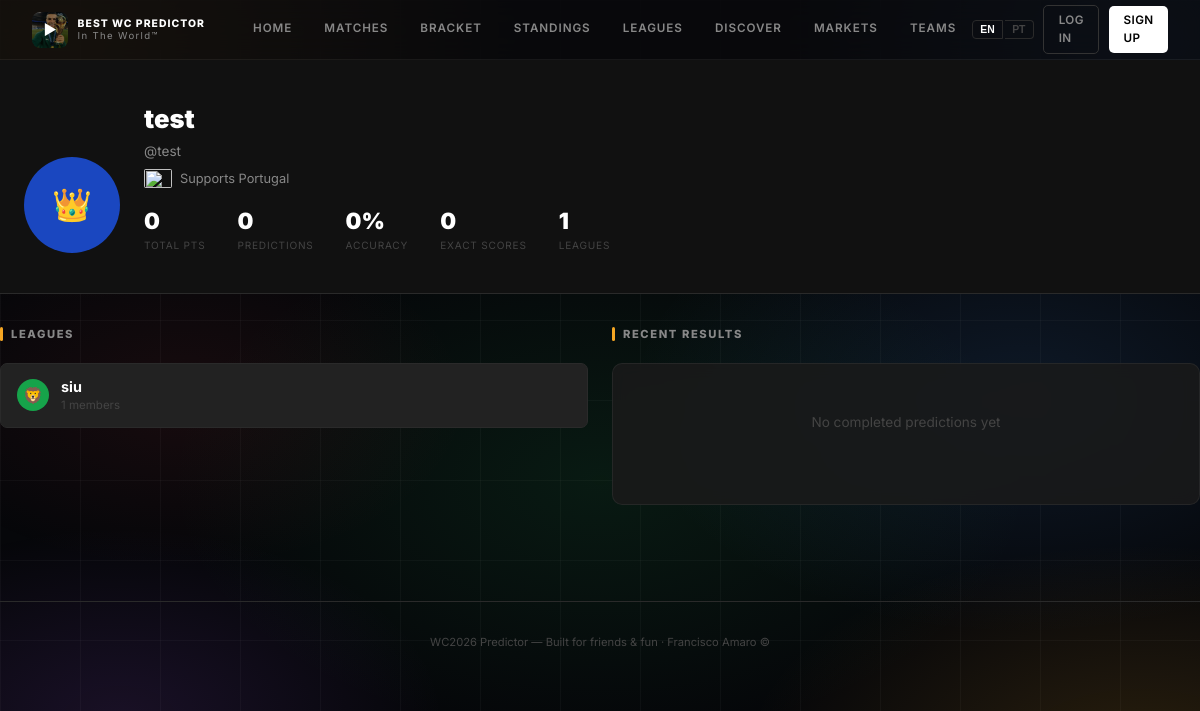
The page /profile/test on the database its author committed.
### app/models.py (models this page shows)
class User(Base):
    __tablename__ = "users"
    id = Column(Integer, primary_key=True, index=True)
    username = Column(String(50), unique=True, nullable=False, index=True)
    email = Column(String(100), unique=True, nullable=False, index=True)
    password_hash = Column(String(200), nullable=False)
    is_superadmin = Column(Boolean, default=False)
    display_name = Column(String(50), nullable=True)
    bio = Column(String(120), nullable=True)
    credits = Column(Float, default=10.0)
    avatar_color = Column(String(10), default="#1a47c0")
    avatar_icon = Column(String(6), default="⚽")
    avatar_img_url = Column(String(200), nullable=True)
    profile_bg = Column(String(100), nullable=True)     # CSS gradient/color for whole-app background
    profile_banner_url = Column(String(200), nullable=True)  # banner image on profile page
    favorite_team_id = Column(Integer, ForeignKey("teams.id"), nullable=True)
    created_at = Column(DateTime, default=datetime.utcnow)
    memberships = relationship("LeagueMember", back_populates="user", cascade="all, delete-orphan")
    predictions = relationship("Prediction", back_populates="user", cascade="all, delete-orphan")
    sweepstake_assignments = relationship("SweepstakeAssignment", back_populates="user")
    tournament_picks = relationship("TournamentPick", back_populates="user", cascade="all, delete-orphan")
    favorite_team = relationship("Team", foreign_keys=[favorite_team_id])

class Team(Base):
    __tablename__ = "teams"
    id = Column(Integer, primary_key=True, index=True)
    name = Column(String(100), nullable=False)
    code = Column(String(3), nullable=False)
    group_letter = Column(String(1), nullable=False)
    flag_emoji = Column(String(10), nullable=False)
    eliminated = Column(Boolean, default=False)
    stage_reached = Column(String(20), default="group")  # group/r32/r16/qf/sf/final/winner
    home_matches = relationship("Match", foreign_keys="Match.home_team_id", back_populates="home_team")
    away_matches = relationship("Match", foreign_keys="Match.away_team_id", back_populates="away_team")
    sweepstake_assignments = relationship("SweepstakeAssignment", back_populates="team")
    players = relationship("Player", back_populates="team", order_by="Player.squad_number")

class League(Base):
    __tablename__ = "leagues"
    id = Column(Integer, primary_key=True, index=True)
    name = Column(String(100), nullable=False)
    invite_code = Column(String(8), unique=True, nullable=False, index=True)
    admin_id = Column(Integer, ForeignKey("users.id"), nullable=False)
    description = Column(String(200), nullable=True)
    accent_color = Column(String(10), default="#1a47c0")
    badge_emoji = Column(String(6), default="🏆")
    banner_url = Column(String(200), nullable=True)
    points_exact_score = Column(Integer, default=3)
    points_correct_result = Column(Integer, default=1)
    points_bracket_winner = Column(Integer, default=10)
    points_bracket_finalist = Column(Integer, default=5)
    points_bracket_semi = Column(Integer, default=2)
    points_bracket_quarter = Column(Integer, default=1)
    logo_url = Column(String(200), nullable=True)
    is_public = Column(Boolean, default=False)             # joinable without invite code
    category = Column(String(20), default="general")       # general / country / global
    sweepstake_enabled = Column(Boolean, default=False)
    sweepstake_buy_in = Column(Float, default=10.0)
    sweepstake_teams_per_person = Column(Integer, default=1)
    sweepstake_drawn = Column(Boolean, default=False)
    created_at = Column(DateTime, default=datetime.utcnow)
    admin = relationship("User", foreign_keys=[admin_id])
    members = relationship("LeagueMember", back_populates="league", cascade="all, delete-orphan")
    predictions = relationship("Prediction", back_populates="league", cascade="all, delete-orphan")
    sweepstake_assignments = relationship("SweepstakeAssignment", back_populates="league", cascade="all, delete-orphan")
    tournament_picks = relationship("TournamentPick", back_populates="league", cascade="all, delete-orphan")

### app/routers/profile.py (the view)
@router.get("/profile/{username}")
async def view_profile(request: Request, username: str, db: Session = Depends(get_db)):
    viewer = auth.get_current_user(request, db)
    target = db.query(models.User).filter(models.User.username == username).first()
    if not target:
        return RedirectResponse("/", status_code=303)
    stats = _user_stats(target, db)
    memberships = db.query(models.LeagueMember).filter(models.LeagueMember.user_id == target.id).all()
    leagues = [m.league for m in memberships]
    recent_preds = (
        db.query(models.Prediction)
        .filter(models.Prediction.user_id == target.id, models.Prediction.points_awarded.isnot(None))
        .order_by(models.Prediction.submitted_at.desc())
        .limit(5)
        .all()
    )
    return templates.TemplateResponse(
        "profile/view.html",
        {
            "request": request,
            "user": viewer,
            "target": target,
            "stats": stats,
            "leagues": leagues,
            "recent_preds": recent_preds,
            "is_own": viewer and viewer.id == target.id,
        },
    )

### app/templates/profile/view.html (shortened to what this page needs)
{% extends "base.html" %}
{% block content %}
{% set _lang = request.cookies.get('lang', user.language if user and user.language else 'en') %}
<div class="profile-hero">
  <div class="container">
    <div class="profile-header">
      {{ avatar_html(target, "xl") | safe }}
      <div class="profile-info">
        <h1>{{ target.display_name or target.username }}</h1>
        <div class="handle">@{{ target.username }}
        </div>
        {% if target.favorite_team %}
        <div class="fav-team">
          <img src="{{ flag_url(target.favorite_team.code) }}" class="flag flag-sm" alt="">
          Supports {{ target.favorite_team.name }}
        </div>
        {% endif %}
        <div class="profile-stats">
          <div class="profile-stat">
            <div class="profile-stat-val">{{ stats.total_pts }}</div>
            <div class="profile-stat-lbl">{{ t('profile.total_pts', _lang) }}</div>
          </div>
          <div class="profile-stat">
            <div class="profile-stat-val">{{ stats.predictions }}</div>
            <div class="profile-stat-lbl">{{ t('profile.predictions', _lang) }}</div>
          </div>
          <div class="profile-stat">
            <div class="profile-stat-val">{{ stats.accuracy }}%</div>
            <div class="profile-stat-lbl">{{ t('profile.accuracy', _lang) }}</div>
          </div>
          <div class="profile-stat">
            <div class="profile-stat-val">{{ stats.exact }}</div>
            <div class="profile-stat-lbl">{{ t('profile.exact_scores', _lang) }}</div>
          </div>
          <div class="profile-stat">
            <div class="profile-stat-val">{{ stats.leagues }}</div>
            <div class="profile-stat-lbl">{{ t('profile.leagues', _lang) }}</div>
          </div>
        </div>
      </div>
    </div>
  </div>
</div>
<div class="container page-content">
  <div class="grid-2">
    <div>
      <div class="section-header"><h2 class="section-title">Leagues</h2></div>
      {% if leagues %}
      <div style="display:flex;flex-direction:column;gap:.6rem">
        {% for league in leagues %}
        <a href="/leagues/{{ league.id }}" class="bracket-slot" style="text-decoration:none">
          <div class="avatar avatar-sm" style="background:{{ league.accent_color }};font-size:1rem">{{ league.badge_emoji }}</div>
          <div>
            <div style="font-weight:700;font-size:.9rem">{{ league.name }}</div>
            <div class="text-xs text-muted">{{ league.members|length }} members</div>
          </div>
        </a>
        {% endfor %}
      </div>
      {% else %}
      <div class="card"><div class="card-body empty-state"><p>No leagues yet</p></div></div>
      {% endif %}
    </div>
    <div>
      <div class="section-header"><h2 class="section-title">Recent Results</h2></div>
      {% if recent_preds %}
      <div class="card">
        <table class="data-table">
          <thead><tr><th>Match</th><th>Predicted</th><th>Actual</th><th>Pts</th></tr></thead>
          <tbody>
            {% for p in recent_preds %}
            <tr>
              <td style="font-size:.78rem">
                {% if p.match and p.match.home_team and p.match.away_team %}
                <img src="{{ flag_url(p.match.home_team.code) }}" class="flag" style="width:18px;height:12px;display:inline;margin-right:3px" alt="">
                {{ p.match.home_team.name[:8] }} v
                <img src="{{ flag_url(p.match.away_team.code) }}" class="flag" style="width:18px;height:12px;display:inline;margin:0 3px" alt="">
                {{ p.match.away_team.name[:8] }}
                {% endif %}
              </td>
              <td class="font-mono">{{ p.home_score_pred }}–{{ p.away_score_pred }}</td>
              <td class="font-mono">
                {% if p.match %}{{ p.match.home_score }}–{{ p.match.away_score }}{% endif %}
              </td>
              <td>
                {% if p.points_awarded > 0 %}
                <span class="text-blue font-bold">+{{ p.points_awarded }}</span>
                {% else %}
                <span class="text-muted">0</span>
                {% endif %}
              </td>
            </tr>
            {% endfor %}
          </tbody>
        </table>
      </div>
      {% else %}
      <div class="card"><div class="card-body empty-state"><p>No completed predictions yet</p></div></div>
      {% endif %}
    </div>
  </div>
</div>
{% endblock %}

### app/static/css/style.css (style rules this page uses)
:root { --bg-0: #0a0a0a; --bg-1: #111111; --bg-2: #1a1a1a; --bg-3: #222222; --bg-4: #2a2a2a; --border: #2a2a2a; --border-2:#383838; --accent: #f0f0f0; --gold: #f5a623; --gold-2: #fbbf24; --red: #ef4444; --green: #22c55e; --blue: #4a9eff; --text-0: #ffffff; --text-1: #cccccc; --text-2: #888888; --text-3: #444444; --nav-h: 60px; --radius: 6px; --radius-lg: 10px; }
*, *::before, *::after { box-sizing: border-box; margin: 0; padding: 0; }
html { font-size: 16px; scroll-behavior: smooth; }
body { background-color: #06070a; color: var(--text-0); font-family: "Inter", -apple-system, BlinkMacSystemFont, "Segoe UI", sans-serif; min-height: 100vh; line-height: 1.5; }
body::before { content: ''; position: fixed; inset: 0; z-index: 0; pointer-events: none; background-image: radial-gradient(ellipse 60% 50% at 5% 5%, rgba(245,166,35,.22) 0%, transparent 65%), radial-gradient(ellipse 50% 45% at 95% 5%, rgba(74,158,255,.18) 0%, transparent 60%), radial-gradient(ellipse 55% 50% at 50% 60%, rgba(34,197,94,.10) 0%, transparent 65%), radial-gradient(ellipse 55% 45% at 95% 95%, rgba(245,166,35,.15) 0%, transparent 60%), radial-gradient(ellipse 45% 40% at 10% 90%, rgba(168,85,247,.12) 0%, transparent 60%), linear-gradient(rgba(255,255,255,.03) 1px, transparent 1px), linear-gradient(90deg, rgba(255,255,255,.03) 1px, transparent 1px); background-size: 100% 100%,100% 100%,100% 100%,100% 100%,100% 100%, 80px 80px, 80px 80px; animation: bgDrift 16s ease-in-out infinite alternate; }
body::after { content: ''; position: fixed; inset: 0; z-index: 0; pointer-events: none; background-image: radial-gradient(ellipse 50% 45% at 85% 50%, rgba(74,158,255,.12) 0%, transparent 65%), radial-gradient(ellipse 40% 35% at 15% 50%, rgba(239,68,68,.08) 0%, transparent 60%); animation: bgDrift2 20s ease-in-out infinite alternate; }
a { color: inherit; text-decoration: none; }
img { display: block; }
.flag { object-fit: cover; border-radius: 2px; flex-shrink: 0; }
.flag-sm { width: 28px; height: 19px; }
.avatar { border-radius: 50%; display: flex; align-items: center; justify-content: center; font-weight: 800; flex-shrink: 0; color: #fff; }
.avatar-sm { width: 32px; height: 32px; font-size: .8rem; }
.avatar-xl { width: 96px; height: 96px; font-size: 2rem; }
.container { max-width: 1200px; margin: 0 auto; padding: 0 1.5rem; }
.page-content { padding: 2rem 0; }
.section-header { display: flex; align-items: center; justify-content: space-between; margin-bottom: 1.25rem; }
.section-title { font-size: .7rem; font-weight: 800; letter-spacing: .14em; text-transform: uppercase; color: var(--text-2); display: flex; align-items: center; gap: .5rem; }
.section-title::before { content: ''; display: inline-block; width: 3px; height: 14px; background: var(--gold); border-radius: 2px; }
.card { background: rgba(26,26,26,.85); backdrop-filter: blur(8px); -webkit-backdrop-filter: blur(8px); border: 1px solid rgba(255,255,255,.06); border-radius: var(--radius-lg); overflow: hidden; }
.card-body { padding: 1.25rem; }
.bracket-slot { background: var(--bg-3); border: 1px solid var(--border); border-radius: 7px; padding: .75rem 1rem; display: flex; align-items: center; gap: .75rem; margin-bottom: .5rem; transition: border-color .15s; }
.profile-hero { background: var(--bg-1); border-bottom: 1px solid var(--border); padding: 2.5rem 0; }
.profile-header { display: flex; align-items: flex-end; gap: 1.5rem; }
.profile-info h1 { font-size: 1.6rem; font-weight: 900; }
.profile-info .handle { font-size: .85rem; color: var(--text-2); margin-top: .15rem; }
.profile-stats { display: flex; gap: 2rem; margin-top: 1rem; flex-wrap: wrap; }
.profile-stat-val { font-size: 1.4rem; font-weight: 900; color: #fff; }
.profile-stat-lbl { font-size: .63rem; color: var(--text-3); text-transform: uppercase; letter-spacing: .08em; }
.fav-team { display: flex; align-items: center; gap: .5rem; font-size: .8rem; color: var(--text-2); margin-top: .5rem; }
.empty-state { text-align: center; padding: 3rem 2rem; color: var(--text-3); }
.empty-state p { font-size: .85rem; margin-bottom: 1.5rem; }
.text-xs { font-size:.72rem }
.text-muted { color:var(--text-3) }
.grid-2 { display:grid;grid-template-columns:1fr 1fr;gap:1.5rem }

### rows shown on the page
User: avatar_color+avatar_icon+avatar_img_url "👑", display_name+username "test", username "test"
Team: favorite_team.name "Portugal"
League: badge_emoji "🦁", name "siu", members|length "1"

### other values the page prints
{{ t('nav.home', _lang) }} "HOME"
{{ t('nav.matches', _lang) }} "MATCHES"
{{ t('nav.bracket', _lang) }} "BRACKET"
{{ t('nav.standings', _lang) }} "STANDINGS"
{{ t('nav.leagues', _lang) }} "LEAGUES"
{{ t('nav.discover', _lang) }} "DISCOVER"
{{ t('nav.markets', _lang) }} "MARKETS"
{{ t('nav.teams', _lang) }} "TEAMS"
{{ t('nav.login', _lang) }} "LOG IN"
{{ t('nav.signup', _lang) }} "SIGN UP"
{{ stats.total_pts }} "0"
{{ t('profile.total_pts', _lang) }} "TOTAL PTS"
{{ stats.predictions }} "0"
{{ t('profile.predictions', _lang) }} "PREDICTIONS"
{{ stats.accuracy }} "0"
